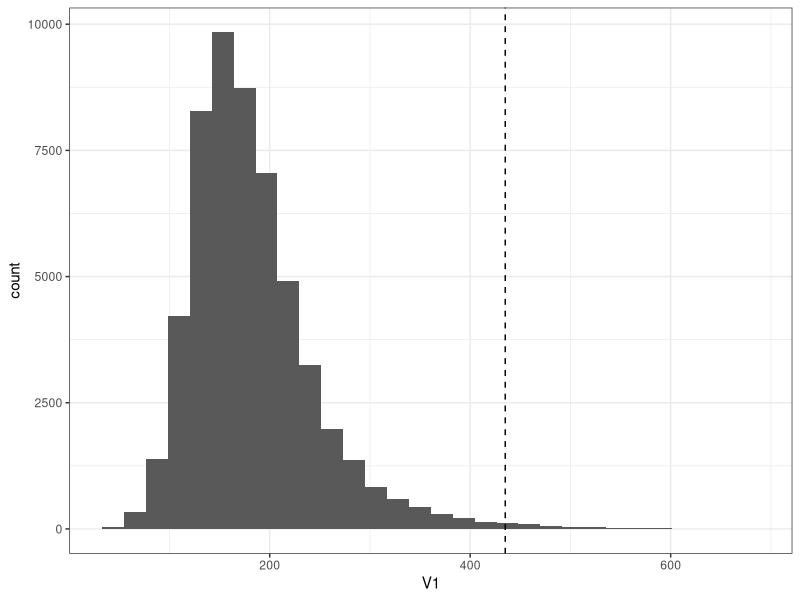

Here is the R script that generated this plot:
## ---- chunk 1
knitr::opts_chunk$set(echo = TRUE)
## ---- chunk 2
packages <- c("dplyr","magrittr","ggplot2")
for (package in packages){
  if (!require(package, character.only = TRUE)) install.packages(package)
  require(package, character.only = TRUE)
}
## ---- chunk 3
theme_set(theme_bw())
## ---- chunk 4
insert_sizes <- read.csv("../bowtie/DTU_2021_1010236_1_MG_Mid_ID_A1_26A_Midden_S0_L001/insert_sizes_PhyloNorway_7.txt",header = FALSE)
## ---- chunk 5
ggplot(insert_sizes,aes(x=V1))+
  geom_histogram()+
  geom_vline(aes(xintercept = mean(V1) + 4*sd(V1)), size = 0.5, linetype = "dashed")
